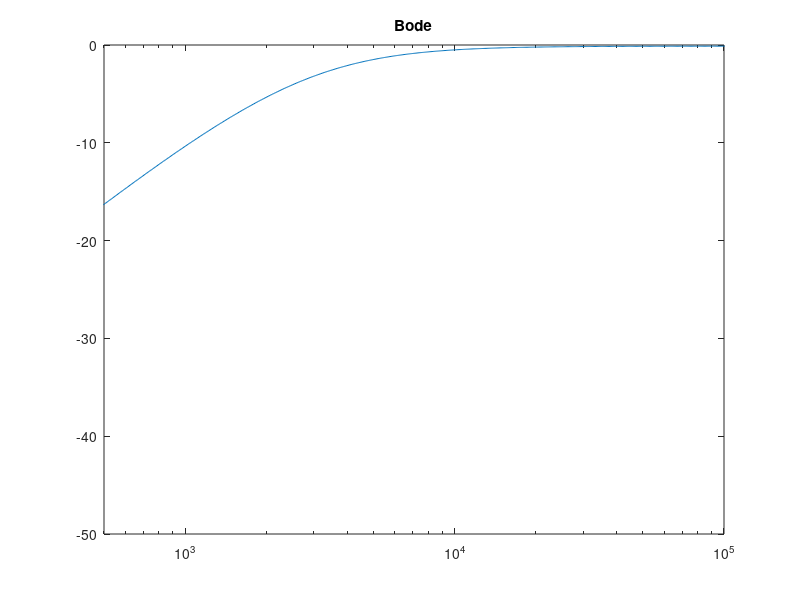

Recreate this plot in MATLAB.
clear;
close all;
clc;
s=tf('s');

R=680;
C=470e-9;
Rg = 100;
Cg = 6.8e-9;
Zg = 51e3;
BWP = 3e6;

num = C*Rg*s*(Cg*Zg*s+1);
den =(C*Cg*Rg*(R+Zg))*s^2+(C*(R+Rg)+Cg*Rg)*s+1;

H=num/den;

[mag, phase,w ]= bode(H);
mag= squeeze(mag);
phase= squeeze(phase);
w= squeeze(w);
f= w./(2*pi);
mag = 20*log10(mag);
figure(1);
semilogx(f,mag);
hold on;
title('Bode');
xlim([500 1e5]);

